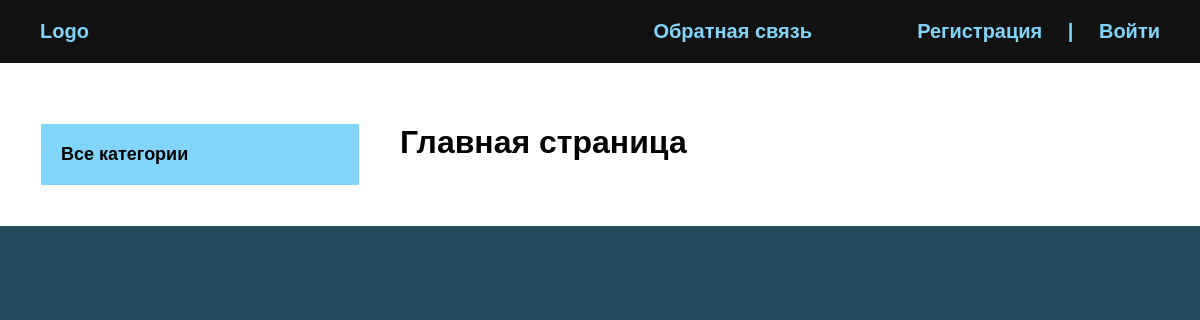
/, run on an earlier commit of the app's database.
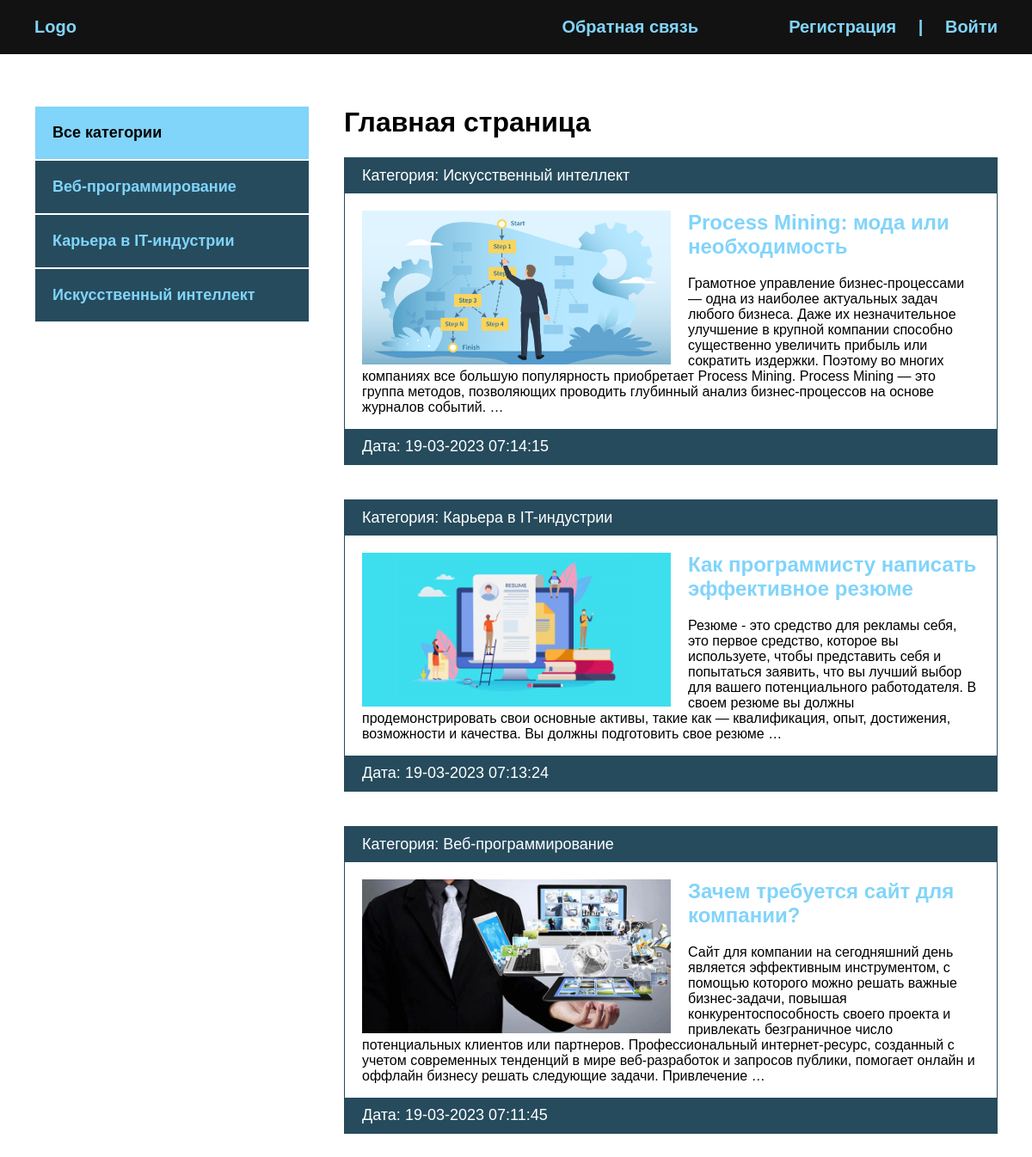
And on a later commit of the database.
### blog/models.py (models this page shows, shortened)
class Category(models.Model):
    name = models.CharField(max_length=100, verbose_name='Категория')
    slug = models.SlugField(max_length=200, unique=True, verbose_name="URL")
    def __str__(self):
        return self.name
    def get_absolute_url(self):
        return reverse('category', kwargs={'cat_slug': self.slug})
    class Meta:
        verbose_name = "Категория"
        verbose_name_plural = "Категории"

class Blog(models.Model):
    title = models.CharField(max_length=255, verbose_name='Название')
    slug = models.SlugField(max_length=255, unique=True, verbose_name='URL')
    content = models.TextField(blank=True, verbose_name='Контент')
    photo = models.ImageField(upload_to="photos/%Y/%m/%d/", blank=True, verbose_name='Фото')
    time_created = models.DateTimeField(auto_now_add=True, verbose_name="Дата публикации")
    time_update = models.DateTimeField(auto_now=True, verbose_name='Дата обновления')
    is_published = models.BooleanField(default=True, verbose_name='Опубликовано')
    cat = models.ForeignKey('Category', on_delete=models.PROTECT, verbose_name='Категория')
    def get_absolute_url(self):
        return reverse('post', kwargs={'post_slug': self.slug})
    class Meta:
        verbose_name = "Новость"
        verbose_name_plural = "Новости"
        ordering = ['-time_created']

### blog/views.py (the view)
# urls.py: path('', BlogHome.as_view(), name='index'),
class BlogHome(DataMixin, ListView):
    model = Blog
    template_name = 'blog/index.html'
    context_object_name = 'posts'
    def get_context_data(self, *, object_list=None, **kwargs):
        context = super().get_context_data(**kwargs)
        c_def = self.get_user_context(title='Главная страница')
        return dict(list(context.items()) + list(c_def.items()))
    def get_queryset(self):
        return Blog.objects.filter(is_published=True).select_related('cat')

### blog/utils.py (called while the page is built)
    def get_user_context(self, **kwargs):
        context = kwargs
        cats = Category.objects.annotate(Count('blog'))
        user_menu = menu.copy()
        if not self.request.user.is_authenticated:
            user_menu.pop(0)
        context['menu'] = user_menu
        context['cats'] = cats
        if 'cat_selected' not in context:
            context['cat_selected'] = 0
        return context

### blog/templates/blog/index.html
{% extends 'blog/base.html' %}
{% block content %}
{% load static %}
<h1>{{ title }}</h1>
<ul>
    {% for p in posts %}
    <li>
        <p class="first">Категория: {{ p.cat }}</p>
        <div class="text">
            {% if p.photo %}
                <img src="{{ p.photo.url }}" alt="" class="image">
            {% else %}
                <img src="{% static 'blog/default.jpg' %}" alt="" class="image">
            {% endif %}
            <h2>
                <a href="{{ p.get_absolute_url }}">
                    {{ p.title }}
                </a>
            </h2>
            <p>{{ p.content|striptags|truncatewords:50 }}</p>
        </div>
        <p class="date">Дата: {{ p.time_update|date:"d-m-Y H:i:s" }}</p>
    </li>
    {% endfor %}
</ul>
{% endblock %}

### blog/templates/blog/base.html (shortened to what this page needs)
{% load static %}
{% load blog_tags %}
<!DOCTYPE html>
<html lang="en">
<head>
    <link rel="stylesheet" href="{% static 'css/style.css' %}">
</head>
<body>
    <div class="header">
        <div class="wrap">
            <ul class="mainmenu">
                <li class="logo"><a href="{% url 'index' %}">Logo</a></li>
                {% for m in menu %}
                <li class="last"><a href="{% url m.url_name %}">{{ m.title }}</a></li>
                {% endfor %}
                {% if request.user.is_authenticated %}
                <li class="last">{{ user.username }} | <a href="{% url 'logout' %}">Выйти</a></li>
                {% else %}
                <li class="last">
                    <a href="{% url 'register' %}">Регистрация</a> | <a href="{% url 'login' %}">Войти</a>
                </li>
                {% endif %}
            </ul>
        </div>
    </div>
    <div class="content">
        <div class="wrap">
            <div class="sidebar">
                <ul>
                    {% if cat_selected == 0 %}
                    <li class="selected">Все категории</li>
                    {% else %}
                    <li><a href="{% url 'index' %}">Все категории</a></li>
                    {% endif %}
                    {% for c in cats %}
                        {% if c.blog__count > 0 %}
                            {% if c.pk == cat_selected %}
                            <li class="selected">{{ c.name }}</li>
                            {% else %}
                            <li><a href="{{ c.get_absolute_url }}">{{ c.name }}</a></li>
                            {% endif %}
                        {% endif %}
                    {% endfor %}
                </ul>
            </div>
            <div class="main">
                {% block content %}
                {% endblock %}
            </div>
        </div>
    </div>
</body>
</html>

### blog/static/css/style.css (style rules this page uses)
body { margin: 0; padding: 0; background: #264b5d; font-family: Verdana, Geneva, Tahoma, sans-serif; }
.wrap { max-width: 1200px; margin: 0 auto; }
.content .wrap { background: #FFF; padding: 40px; box-sizing: border-box; display: flex; }
ul { list-style: none; margin: 0; padding: 0; }
a { color: #81d4fa; text-decoration: none; padding: 20px; }
.header { background: #121212; }
.mainmenu { display: flex; align-items: center; font-size: 20px; font-weight: bold; padding: 20px; justify-content: space-between; }
.logo { flex-basis: 40%; }
.last { flex-basis: 30%; text-align: right; color: #81d4fa; }
.sidebar ul { width: 320px; margin-right: 40px; margin-top: 20px; }
.sidebar a { padding: 20px; display: block; border: 1px solid #FFF; background: #264b5d; font-weight: bold; font-size: 18px; }
.selected { font-size: 18px; padding: 20px; border: 1px solid #FFF; font-weight: bold; background: #81d4fa; }
.main li { border: 1px solid #264b5d; margin-bottom: 40px; }
.first, .date { padding: 10px 20px; background: #264b5d; font-size: 18px; color: #FFF; margin: 0; }
.image { float: left; margin-right: 20px; max-width: 50%; }
.text { padding: 20px 20px 0; }
.text h2 { margin-top: 0; }
.text a { padding-left: 0; }
.last a { display: inline; }

What changed in the data, as far as the page shows it:
added Category: name "Веб-программирование"
added Category: name "Карьера в IT-индустрии"
added Category: name "Искусственный интеллект"
added Blog: cat "Искусственный интеллект", photo (picture), title "Process Mining: мода или необходимость", content "Грамотное управление бизнес-процессами — одна из наиболее актуальных задач любого бизнеса. Даже их незначительное улучшение в крупной компании способно существенно увеличить прибыль или сократить издержки. Поэтому во многих компаниях все большую популярность приобретает Process Mining. Process Mining — это группа методов, позволяющих проводить глубинный анализ бизнес-процессов на основе журналов событий. …", time_update "19-03-2023 07:14:15"
added Blog: cat "Карьера в IT-индустрии", photo (picture), title "Как программисту написать эффективное резюме", content "Резюме - это средство для рекламы себя, это первое средство, которое вы используете, чтобы представить себя и попытаться заявить, что вы лучший выбор для вашего потенциального работодателя. В своем резюме вы должны продемонстрировать свои основные активы, такие как — квалификация, опыт, достижения, возможности и качества. Вы должны подготовить свое резюме …", time_update "19-03-2023 07:13:24"
added Blog: cat "Веб-программирование", photo (picture), title "Зачем требуется сайт для компании?", content "Сайт для компании на сегодняшний день является эффективным инструментом, с помощью которого можно решать важные бизнес-задачи, повышая конкурентоспособность своего проекта и привлекать безграничное число потенциальных клиентов или партнеров. Профессиональный интернет-ресурс, созданный с учетом современных тенденций в мире веб-разработок и запросов публики, помогает онлайн и оффлайн бизнесу решать следующие задачи. Привлечение …", time_update "19-03-2023 07:11:45"
